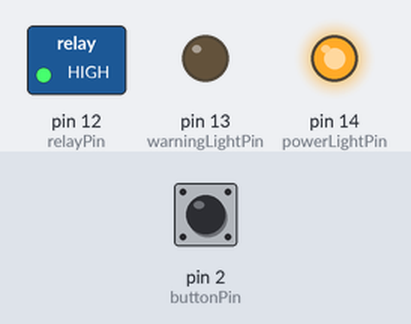
The sketch below on a simulated Arduino Mega 2560, built with avr-gcc and run on an emulated ATmega2560. Parts: switched loads named in the sketch (green lamp = pin HIGH), output pins drawn as LEDs (lit = HIGH). The test bench sets the inputs (shaded band); at power-on: pin 2 (buttonPin) HIGH. What the sketch prints to the serial monitor is not drawn.

Above: at 1.2 s.
1.3 s: pin 2 (buttonPin) pulled LOW for 0.15 s
Timing chart, 0 to 4.3 s (numbered marks = the images above; inputs shaded):
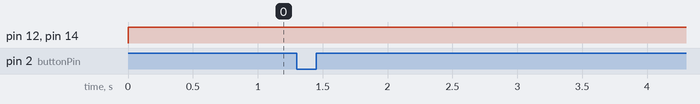

Measured:
- after the input at 1.3 s, every drawn part: stays the same

The sketch:

sketch_scissor_platform.ino
```cpp
// laser sensors pins
const int sensorPins[] = { A0, A1, A2, A3, A4, A5, A6, A7, A8, A9 };
const int numSensors = 10;

const int buttonPin = 2;
const int relayPin = 12;
const int warningLightPin = 13;
const int powerLightPin = 14;
const int switchPin = 15;

int previousSwitchStatus = LOW;

enum Status {
  STOPPED,
  RUNNING,
  ALLOW_10S,
};

const char* StatusStr[] = { "STOPPED", "RUNNING", "ALLOW_10S" };

Status systemStatus = RUNNING;

int buttonState = HIGH;

// init timer
const unsigned long TIMER_DURATION = 10 * 1000;
unsigned long startMillis = millis();
int remainingTime = TIMER_DURATION / 1000;

void setup() {
  // init serial communication
  Serial.begin(9600);

  // init inputs
  pinMode(buttonPin, INPUT);

  // init outputs
  pinMode(relayPin, OUTPUT);
  pinMode(warningLightPin, OUTPUT);
  pinMode(powerLightPin, OUTPUT);

  Serial.println(buttonState);
  Serial.println("--- System Start ---");
  printSystemStatus();
}

void printSystemStatus() {
  Serial.print("System current status: ");
  Serial.println(StatusStr[systemStatus]);
}

void printDistanceData(int i, float distance) {
  Serial.print("Sensor ");
  Serial.print(i);
  Serial.print(" - Distance: ");
  Serial.print(distance);
  Serial.println(" cm");
}

int thresholdDistance() {
  // base 500mm, buffer 300mm
  int base = 500;
  int buffer = 300;
  return base + buffer;
}

void handleChangeStatus(Status status) {
  systemStatus = status;

  Serial.print("System switch to '");
  Serial.print(StatusStr[status]);
  Serial.println("' status");
}

void handlePowerLight() {
  digitalWrite(powerLightPin, HIGH);
}

void handleWarningLight(bool toggle) {
  digitalWrite(warningLightPin, toggle ? HIGH : LOW);
}

void handleRelay(bool toggle) {
  digitalWrite(relayPin, toggle ? HIGH : LOW);
}

void listenSensors() {
  // for (int i = 0; i < numSensors; i++) {
  //   int sensorValue = analogRead(sensorPins[i]);  // Read the analog sensor value
  //   float distance = sensorValue * 5.0 / 1023.0;  // Convert sensor value to distance (assuming a linear relationship)

  //   if (distance > thresholdDistance()) {
  //     handleChangeStatus(STOPPED);
  //     handleWarningLight(true);
  //     handleRelay(false);
  //   }
  // }

  Serial.println("Obstacle detected!");
  handleChangeStatus(STOPPED);
}

void listenButton() {
  // buttonPin default is powered (i.e., HIGH)
  buttonState = digitalRead(buttonPin);

  if (buttonState == LOW) {  // once button is pressed
    // handleWarningLight(false);
    // handleRelay(true);
    Serial.println("Allow Running for 10s");

    // set current time for countdown
    startMillis = millis();
    handleChangeStatus(ALLOW_10S);
  }
}

void listenSwitch() {
  int currentSwitchState = digitalRead(switchPin);  // Read the current state of the switch

  if (currentSwitchState != previousSwitchStatus) {
    if (currentSwitchState == HIGH) {
      Serial.println("Switch is ON");
    } else {
      Serial.println("Switch is OFF");
    }
    previousSwitchStatus = currentSwitchState;  // Update the previous state
  }
}

void handleTimer() {
  unsigned long currentMillis = millis();

  // print countdown
  int currentRemainingTime = (TIMER_DURATION - (currentMillis - startMillis)) / 1000;
  if (currentRemainingTime >= 0 && currentRemainingTime != remainingTime) {
    remainingTime = currentRemainingTime;
    Serial.println(int(currentRemainingTime) + 1);
  }

  if (currentMillis - startMillis >= TIMER_DURATION) {
    remainingTime = TIMER_DURATION / 1000;
    handleChangeStatus(RUNNING);
  }
}

void loop() {
  // Serial.println(buttonState);


  handlePowerLight();  // init power light, always on
  handleRelay(true);   // init NC relay

  if (systemStatus == RUNNING) {
    listenSensors();
  }

  if (systemStatus == STOPPED) {
    listenButton();
  }

  if (systemStatus == ALLOW_10S) {
    handleTimer();
  }

  delay(10);
  //
}
```
